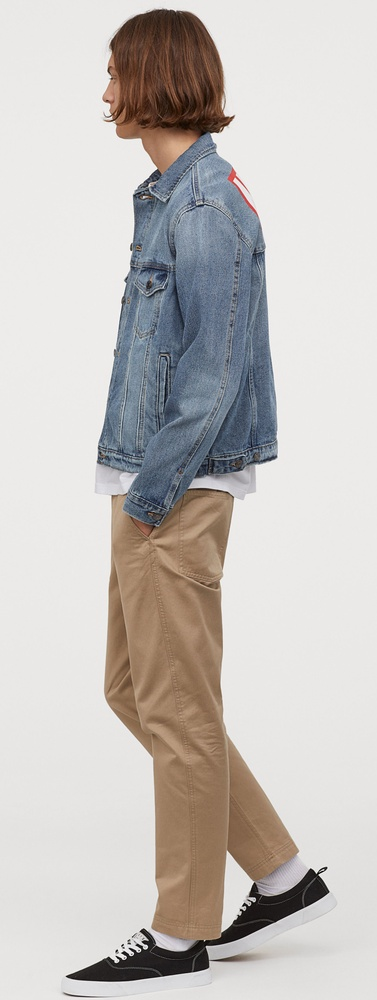
#> input picture lab09-std/test.jpg, 377 x 1000 px, shrunk from 1629 x 4319 before the run
$ jupyter execute lab_texture_STD.ipynb   (older library calls are emulated)
#> lines starting #> are read from the running program, lines starting #| are printed output that depends on the picture; long printed decimals are rounded
#> further down, img is the input picture: shape (1000, 377, 3); mean R, G, B 197.1, 192.8, 189.7
# Lab - Texture Analysis

## Part A

### Objective

The goal of this part is to segment the following photo into 3 segments:
1. a segment for clothes with a jeans texture
2. a segment for clothes with a cotton texture
3. a segment for the background

</img>

[cell 1]
# All the imports you will need in the whole lab
from skimage.feature import greycomatrix, greycoprops
from skimage import io
from skimage.color import rgb2gray
import matplotlib.pyplot as plt
import os
import numpy as np

## Section 1

In this section, you will extract features from image samples of the jeans and cotton texture using GLCM, then we will plot our feature space to see if our features are able to differentiate between the textures of jeans, cotton, and background.

### TODO Implement get_glcm_features

You will need the following two functions:

greycomatrix, doc link -> https://scikit-image.org/docs/dev/api/skimage.feature.html#greycomatrix <br>
greycoprops, doc link -> https://scikit-image.org/docs/dev/api/skimage.feature.html#skimage.feature.greycoprops

[cell 2]
def gray_img(img):
    gray = rgb2gray(np.copy(img))
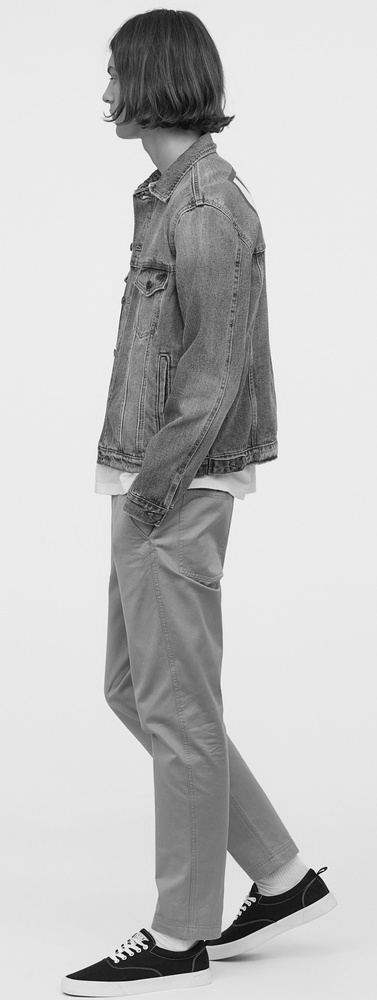
#> gray: shape (1000, 377) float64; min 0, max 0.999, mean 0.759
    if len(img.shape) == 3:
        gray = gray*255
    return gray.astype(np.uint8)

[cell 3]
def get_glcm_features(gray_scale_img):
    """
    Given a grayscale image with graylevels from 0 - 255, this function returns the contrast
    and the homogeneity features of the image with the help of GLCM
    """
    # Tip: Make sure you understand the input-output of everything you write,
    # not doing that results in bugs that make you believe the lab is long
    comatrix = greycomatrix(gray_scale_img, [1], [0])
    contrast = greycoprops(comatrix, 'contrast')
#> contrast = [130.1]
    homogeneity = greycoprops(comatrix, 'homogeneity')
#> homogeneity = [0.637]
    return contrast, homogeneity
img = io.imread('test.jpg')
gray = gray_img(img)
contrast, homogeneity = get_glcm_features(gray)
#> contrast = [130.1]; homogeneity = [0.637]
print(contrast)
#| [[130.083]]
print(homogeneity)
#| [[0.6366]]

The following part will extract the contrast and homogeneity of samples of jeans and cotton in the folder "imgs_patches" using your function. So, for each sample image, we will have a point in a 2D feature space. Then, it will plot this feature space.

[cell 4]
# You don't need to understand how this function works
def get_fname_images_tuple(directory):
#> called with directory = 'imgs_patches'
    fnames = os.listdir(directory)
    to_return = []
    for fn in fnames:
        if fn[-3:] == 'jpg':
            path = os.path.join(directory, fn)
            gray_scale_image = (rgb2gray(io.imread(path)) * 255).astype(np.uint8)
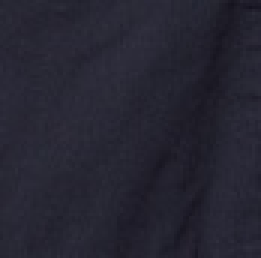
#> input picture lab09-std/imgs_patches/cotton1.jpg, 87 x 86 px, shrunk from 374 x 371 before the run (shown 3 times larger)
#> gray_scale_image: shape (86, 87); min 19, max 49, mean 37.7
#> pass 3 of the loop in get_fname_images_tuple, `for fn in fnames:`:
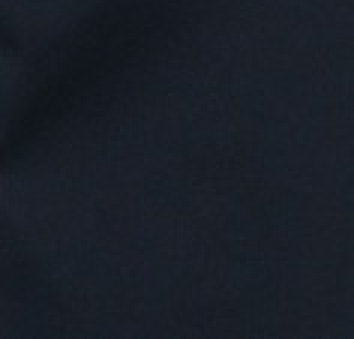
#> input picture lab09-std/imgs_patches/cotton3.jpg, 118 x 113 px, shrunk from 508 x 489 before the run (shown 3 times larger)
#> in get_fname_images_tuple, `gray_scale_image = (rgb2gray(io.imread(path)) * 255).astype(np.uint8)`:
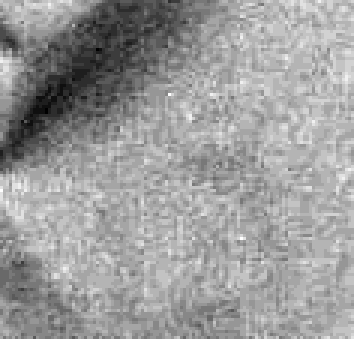
#> gray_scale_image: shape (113, 118) (shown 3 times larger); min 19, max 36, mean 29.4; drawn with min black and max white
#> the loop made 4 passes; the first 3 are shown
            to_return.append((fn, gray_scale_image))
        else:
            print('This file has been skipped', fn)
    return to_return

# You don't need to understand how this function works
def plot_2d_features_with_names(names_fts_list, xlabel, ylabel):
    x = [names_fts[1][0] for names_fts in names_fts_list]
    y = [names_fts[1][1] for names_fts in names_fts_list]
    txts = [names_fts[0] for names_fts in names_fts_list]

    fig, ax = plt.subplots()
    ax.scatter(x, y)

    for i, txt in enumerate(txts):
        ax.annotate(txt, (x[i], y[i]))
    ax.grid()
    ax.set_xlabel(xlabel)
    ax.set_ylabel(ylabel)
    fig = plt.gcf()
    fig.set_size_inches(13, 8)


fn_img_list = get_fname_images_tuple(r'imgs_patches')

fn_ft_list = []
for fn, img in fn_img_list:
    fn_ft_list.append((fn, get_glcm_features(img)))

plot_2d_features_with_names(fn_ft_list, 'contrast', 'homogeneity')
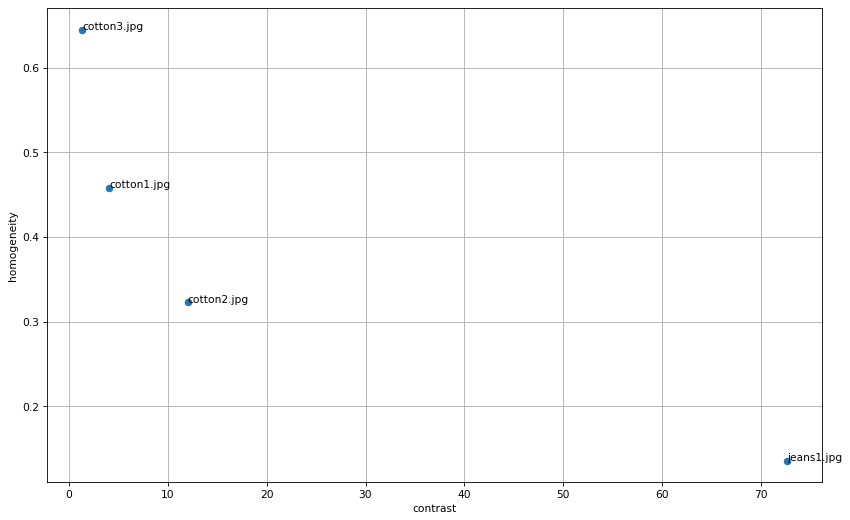
#> figure drawn by matplotlib, 1 panel

## Section 2

You should have noticed that the previous section showed us that we can differentiate between jeans, cotton, & background patches using contrast and homogeneity. So, in this section, we will classify an unknown patch into one of those categories using a simple rule-based classifier. This will make us able to segment an image.

[cell 5]
# TODO implement this function

def classify_patch(contrast, homogeneity):
    """
    Given the contrast and homogeneity values of a certain image patch, this function
    will return the class of the patch, i.e either 'jeans', 'cotton', or 'background'
    """
    # Hint: We can decide whether the patch is background or not by simply checking 'if' the homogeneity is greater than a certain float value
    classification = 'cotton'
    if homogeneity > 0.8:
        classification = 'background'
    elif contrast > 200:
        classification = 'jeans'
    return classification

[cell 6]
classify_patch(300, 0.5)

### TODO Complete todos in segment_img

This function is given an RGB image, and returns the segmented image coloring jeans patches in green, cotton patches in red, and the background in blue. Your final output should look like the following image:

</img>

[cell 7]
def segment_img(image):
    img = image.copy()
    patch_height = patch_width = 50

    # TODO complete the following skeleton

    # loop on the image patch by patch
    for i in range(0, img.shape[0], patch_height):
        for j in range(0, img.shape[1], patch_width):
             patch = img[i:i+patch_height, j:j+patch_width]
             patch_grayscale = (rgb2gray(patch) * 255).astype(np.uint8)

             contrast, homogeneity = get_glcm_features(patch_grayscale)
             classification = classify_patch(contrast, homogeneity)

             if classification == 'cotton':
                patch[:,:, 0] = 255
             elif classification == 'jeans':
                patch[:,:, 1] = 255
             else:
                patch[:,:,2] = 255
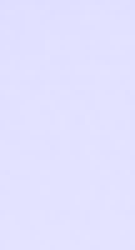
#> patch: shape (50, 27, 3) (shown 5 times larger); mean R, G, B 226.5, 225.5, 255

    return img

[cell 8]
# Testing your work
image = io.imread('test.jpg')
segmented_image = segment_img(image)
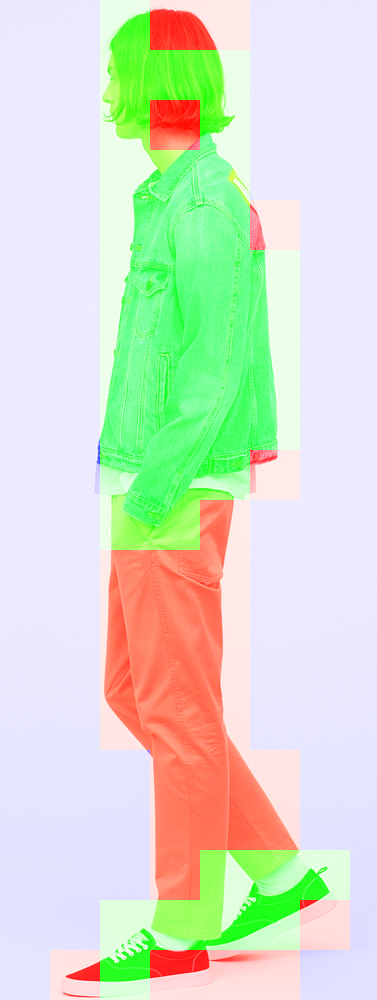
#> segmented_image: shape (1000, 377, 3); mean R, G, B 212.9, 223.7, 202.7
io.imshow(segmented_image)

## Part B

You are required to implement your own function that computes the LBP histogram of a grayscale image (return to lecture slides for reference attached in this lab folder).

#### Note: you are allowed to ignore image border pixels.

[cell 9]
ways = [(-1, 1), (0, 1), (1, 1), (1, 0), (1, -1), (0, -1), (-1, -1), (-1, 0)]
def get_lbp_hist(grayscale_img):
    img = np.zeros(grayscale_img.shape)
    histogram = [0]*256
    for i in range(1, grayscale_img.shape[0]-1):
        for j in range(1, grayscale_img.shape[1]-1):


            s = 0
            for z in range(8):
                x, y = ways[z]
                res = (grayscale_img[i+x, j+y] >= grayscale_img[i, j])
                s += (res*(2**z))

            img[i, j] = s
            histogram[s] += 1
    return histogram

[cell 10]
# Testing your work, we will compare your histogram with that of ours
# There should be a noticable difference between the histograms of jeans and cotton
img = rgb2gray(io.imread(r'imgs_patches\jeans1.jpg'))
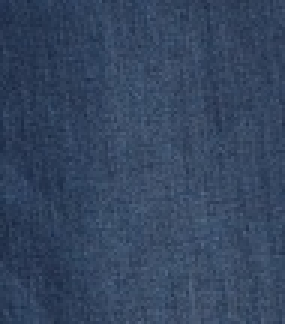
#> input picture lab09-std/imgs_patches/jeans1.jpg, 95 x 108 px, shrunk from 410 x 467 before the run, found by its file name (shown 3 times larger)
#> img: shape (108, 95) float64; min 0.153, max 0.406, mean 0.266
hist = get_lbp_hist(img)
#> after the loop in get_lbp_hist, `for i in range(1, grayscale_img.shape[0]-1):`:
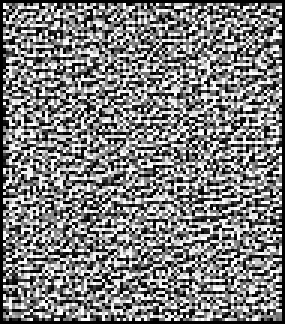
#> img: shape (108, 95) float64 (shown 3 times larger); min 0, max 255, mean 125.8
#> after the loop in get_lbp_hist, `for i in range(1, grayscale_img.shape[0]-1):`: histogram = 256 values, max 1113 at index 255, min 3 at index 148, mean 38.51
#> hist has the same summary as histogram in get_lbp_hist
plt.hist(hist, bins=range((2 ** 8)))
'ignore function output'
#> figure, not shown here; tallest bar 15 high, from x = 19 to 20

[cell 11]
# Testing your work, we will compare your histogram with that of ours
# There should be a noticable difference between the histograms of jeans and cotton
img = rgb2gray(io.imread(r'imgs_patches\cotton1.jpg'))
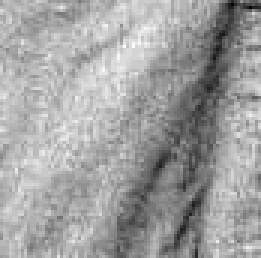
#> img: shape (86, 87) float64 (shown 3 times larger); min 0.0759, max 0.193, mean 0.15; drawn with min black and max white
hist = get_lbp_hist(img)
#> after the loop in get_lbp_hist (call 2), `for i in range(1, grayscale_img.shape[0]-1):`:
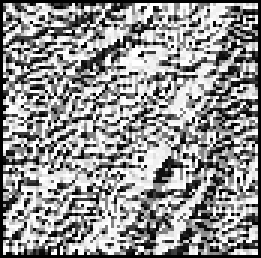
#> img: shape (86, 87) float64 (shown 3 times larger); min 0, max 255, mean 146.2
#> after the loop in get_lbp_hist (call 2), `for i in range(1, grayscale_img.shape[0]-1):`: histogram = 256 values, max 912 at index 255, min 0 at index 21, mean 27.89
#> hist has the same summary as histogram in get_lbp_hist
plt.hist(hist, bins=range((2 ** 8)))
'ignore function output'
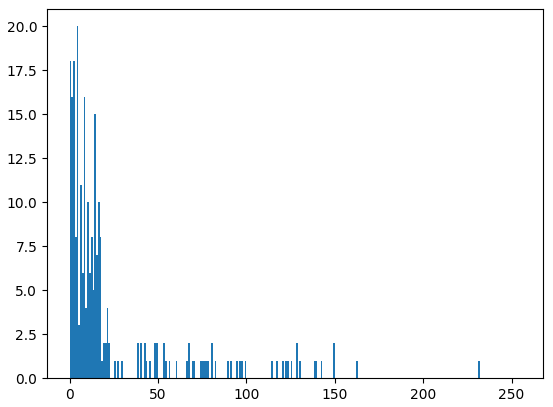
#> figure drawn by matplotlib, 1 panel; tallest bar 20 high, from x = 4 to 5
